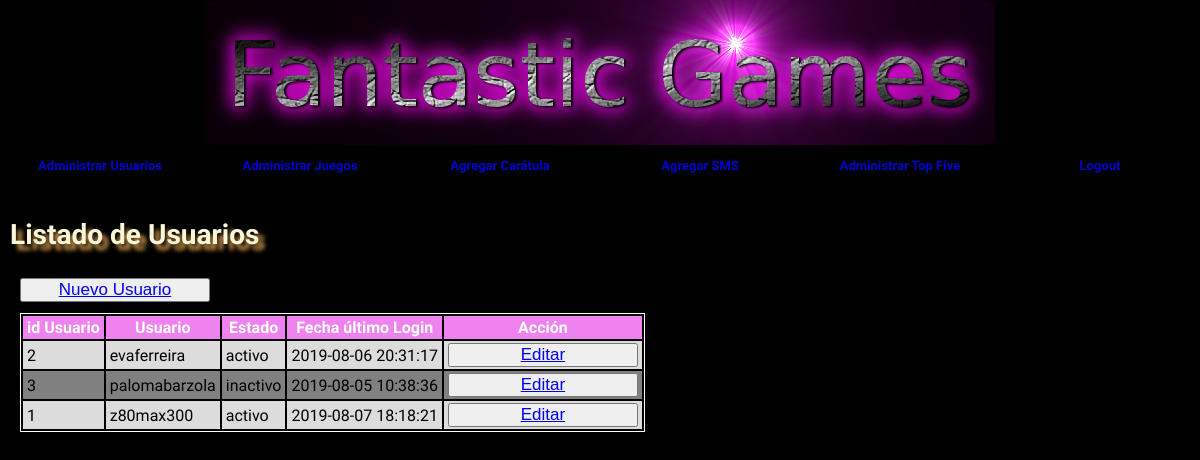
Page /listUsuarios.php on the committed database.
### tables this page shows
CREATE TABLE `usuario` (
  `id_usuario` int(11) NOT NULL,
  `usuario` varchar(40) NOT NULL,
  `clave` varchar(40) NOT NULL,
  `ultLogin` datetime NOT NULL,
  `estado` int(11) NOT NULL
);

### listUsuarios.php (the view, shortened to what this page needs)
<?php
    include("includes/conexion.php");
    $con = "SELECT id_usuario,
                   usuario,
                   clave ndo,
                   ultLogin,
                   if(ifnull(estado,0)=1,'activo','inactivo') estado
              FROM usuario
             ORDER BY usuario asc";
    $con_ej = mysqli_query($conexion, $con);
?>
<!DOCTYPE html>
<html lang="es">
<head>
    <link href="style.css" rel="stylesheet">
</head>
<body>
    <header class="subtitulos">
        <div class="subtitulo_1">
            <h1>Listado de Usuarios</h1>
        </div>
    </header>
    <main class="cuerpo_listado">
        <button type="button" class="btn_contacto" ><a href="editarUsuario.php" method="post">Nuevo Usuario</a></button>
        <br><br>
        <table >
			<tr>
                <td>id Usuario</td>
                <td>Usuario</td>
                <td>Estado</td>
                <td>Fecha último Login</td>
				<td>Acción</td>
			</tr>
		    <?php
		        while($reg = mysqli_fetch_assoc($con_ej)){
                    echo "<tr>";
                        echo "<td>".$reg['id_usuario']."</td>";
                        echo "<td>".$reg['usuario']."</td>";
                        echo "<td>".$reg['estado']."</td>";
                        echo "<td>".$reg['ultLogin']."</td>";
                        echo "<td>";
                        echo    "<button type='button' class='btn_contacto' src='imagenes/editar.png'><a href='editarUsuario.php?id=" . $reg['id_usuario'] . "&usuario=" . $reg['usuario']."&ndo=" . $reg['ndo']."&estado=" .$reg['estado']."'>Editar</a></button>";
                        echo "</td>";
                    echo "</tr>";
                }
            ?>
		</table>
    </main>
</body>
</html>

### style.css (style rules this page uses)
* { margin: 0; padding: 0; }
:root { --negro: #000000; --blanco: #FFFFFF; --amarillo: yellow; --violetaOscuro: rgba(53, 1, 64, 1); font-size: 10px; }
body { max-width: 1200px; margin: auto; background-color: var(--negro); outline-color: invert; outline-style: 2px solid var(--blanco); }
.img_logo { margin: auto; display: block; border-radius: 2%; }
.botonera { list-style: none; display: flex; }
.botonera li { font-family: 'Michroma', sans-serif; flex-grow: 1; margin-top: 3px; }
.botonera a { background: -moz-linear-gradient(top, #FFFFFF, violet); text-align: center; display: block; color: mediumblue; text-shadow:rgba(0,0,0,.5) 3px 3px 5px; font-size: 1.3rem; font-weight: bold; text-decoration: none; border-radius: 5%; width: 125px; height: 40px; padding-top: 10px; transition: box-shadow 100ms ease-in-out; margin: auto; }
.subtitulos { font-family: 'Michroma', sans-serif; display: flex; height: 50px; margin: auto; font-size: 1.4rem; }
.subtitulo_1 { float:left; width: 70%; text-align: left; margin-top: 20px; margin-left: 10px; color: rgb(249,245,215); text-shadow:rgb(204,148,73) 6px 6px 4px; text-decoration: white; }
.btn_contacto { width: 190px; font-size: 1.7rem; }
.cuerpo_listado { width: 95%; margin-top: 30px; margin-left: 20px; }
table { font-family: 'Michroma', sans-serif; border: 1px solid white; font-size: 16px; }
td { padding: 2px 4px; }
tr:first-child { font-weight: bold; background-color: violet; color:white; text-align: center; }
tr:nth-child(2n+3) { background-color: grey; }
tr:nth-child(2n+2) { background-color: gainsboro; }

### rows in the picture
usuario: id_usuario "2", usuario "evaferreira", estado "activo", ultLogin "2019-08-06 20:31:17"
usuario: id_usuario "3", usuario "palomabarzola", estado "inactivo", ultLogin "2019-08-05 10:38:36"
usuario: id_usuario "1", usuario "z80max300", estado "activo", ultLogin "2019-08-07 18:18:21"
